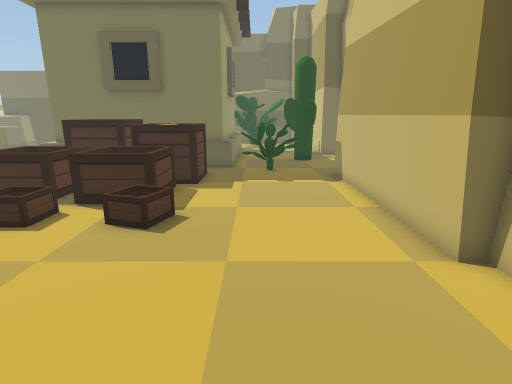
[1] (above)

23 first-person views from a walk through a scene from a Unity 3-D project. The camera is 1.5 m above the floor, tilts 14° down and sees 80° across. The floor is counted in squares, 0.5 m on a side. Each view is taken from the middle of a square. On the plan, view 1 faces up. The plan holds only what a view shows up to about 20 squares ahead; the rest is blank. The place goes on beyond the plan. The player character is not drawn. Some animated figures are left out.

[2]
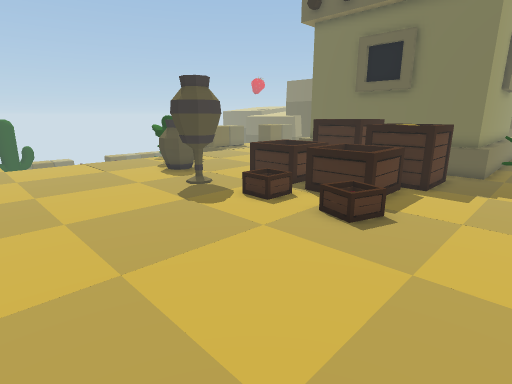

[3]
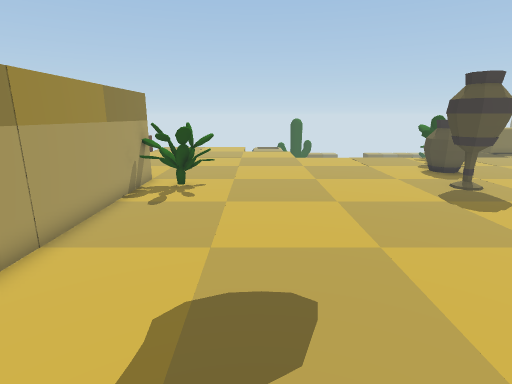

[4]
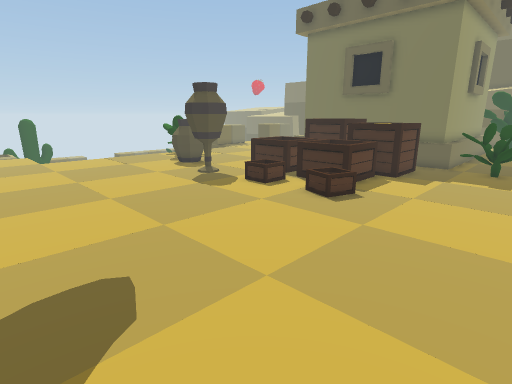

[5]
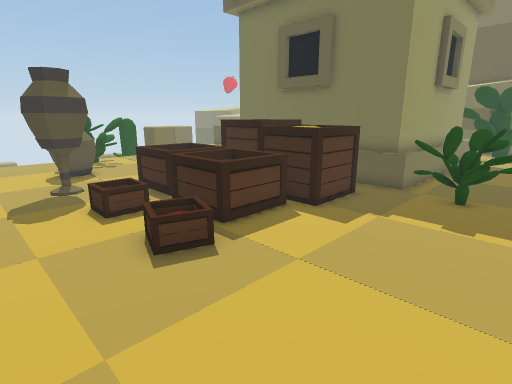

[6]
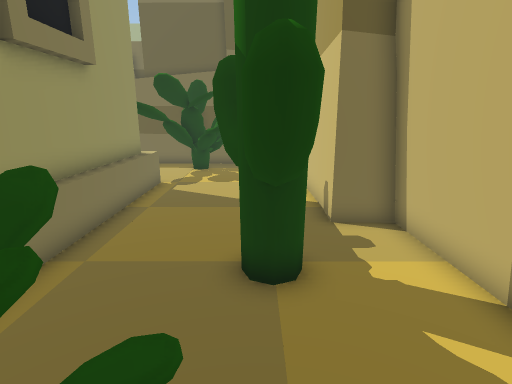

[7]
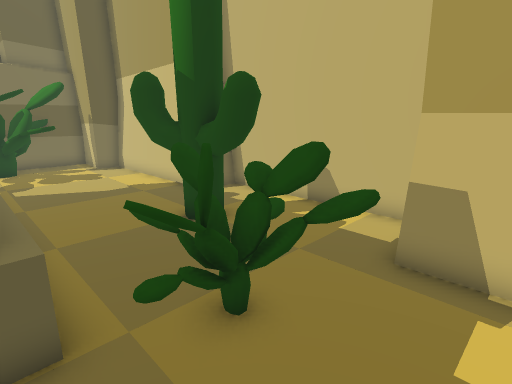

[8]
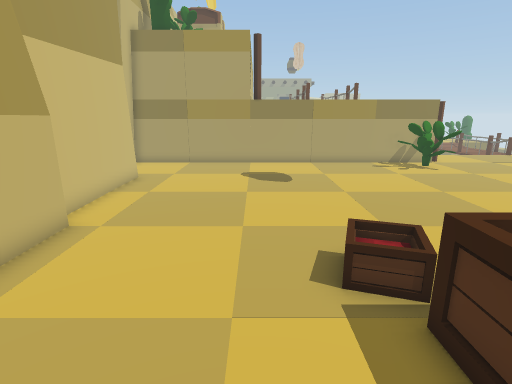

[9]
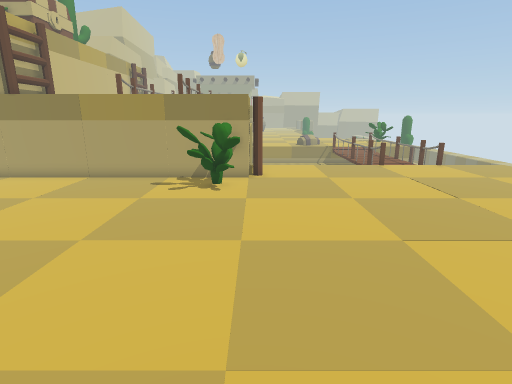

[10]
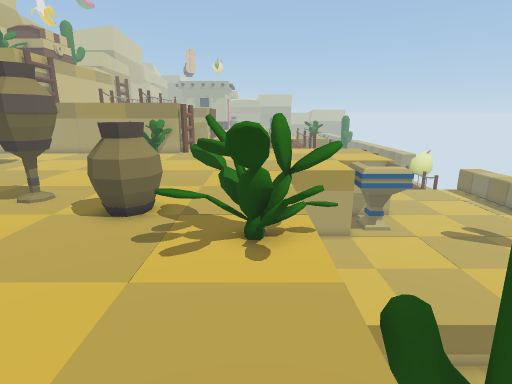

[11]
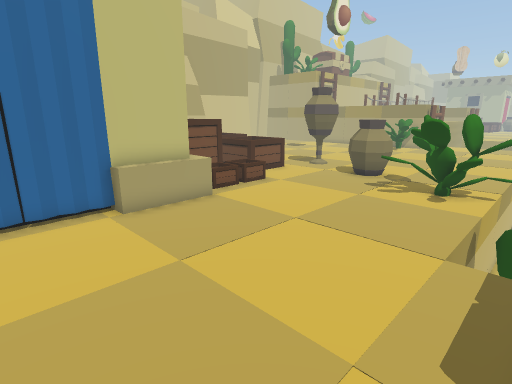

[12]
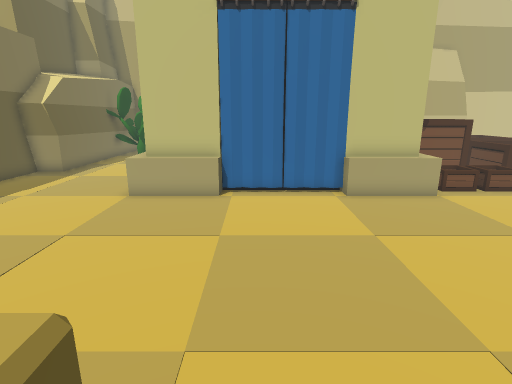

[13]
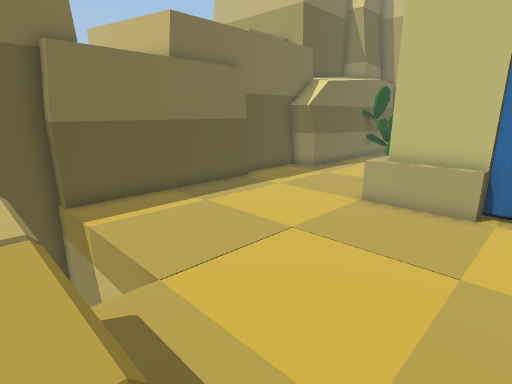

[14]
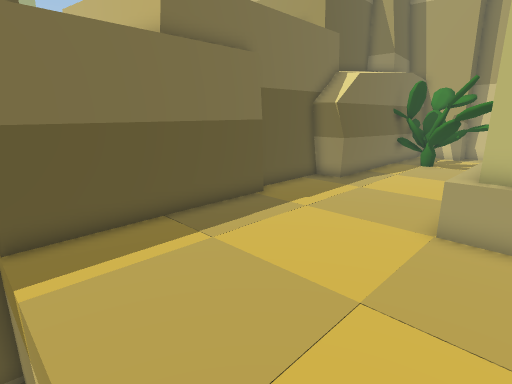

[15]
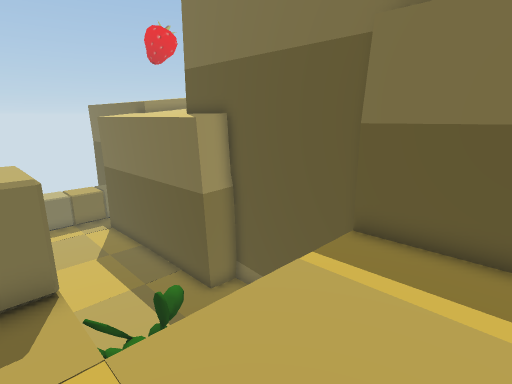

[16]
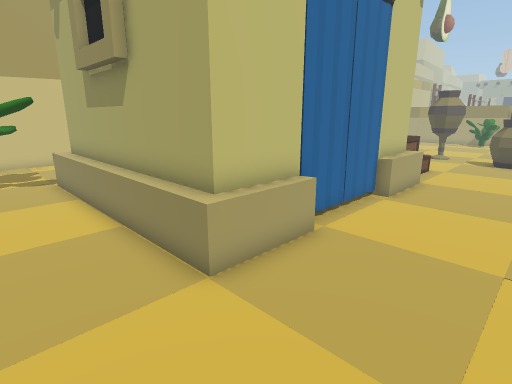

[17]
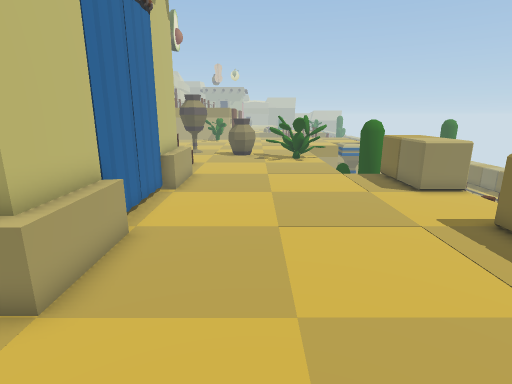

[18]
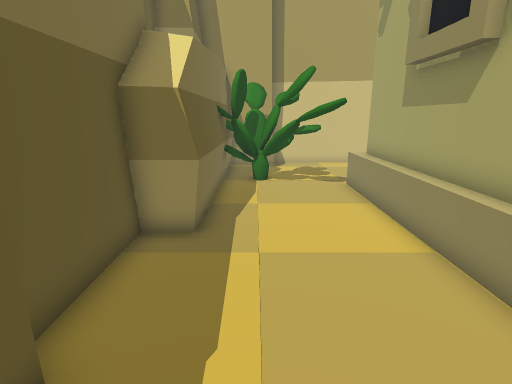

[19]
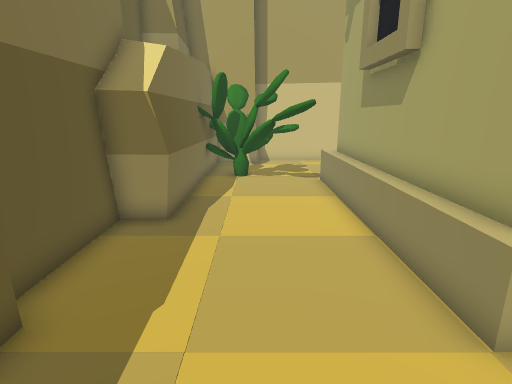

[20]
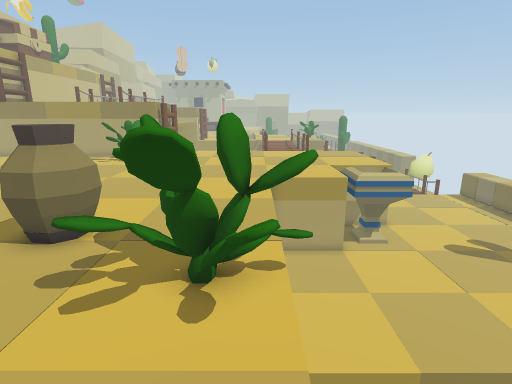

[21]
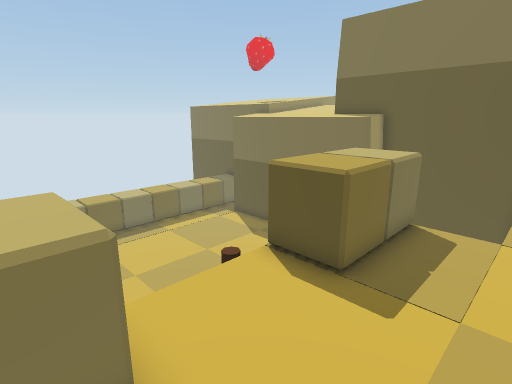

[22]
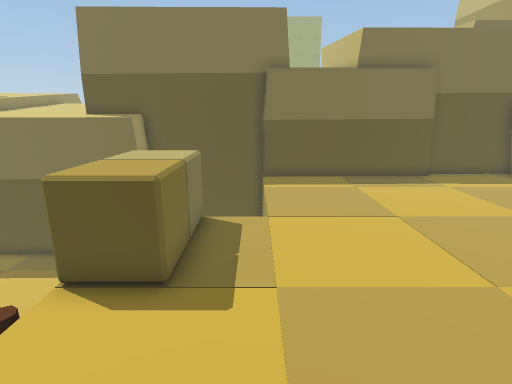

[23]
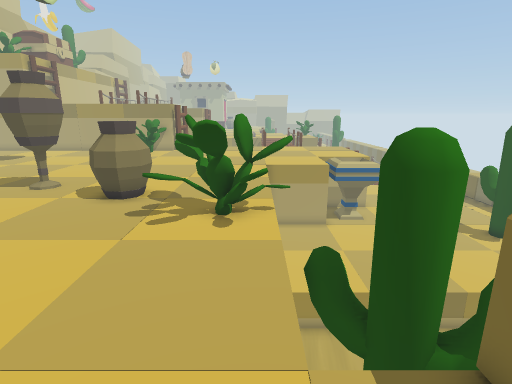

### Floor plan
Key: @ floor where view 1 was taken; # wall or solid block; x gap in a wall; . floor; = window, fence, low wall or low ledge; v drop or lower ground; C cactus; R rock; L ladder; O other object.
Columns run from 31 left of view 1 to 7 right of it. Each row starts with its distance up from view 1.
 39 R              R          RRRRRRR
 38 RR             R                R
 37 RRRRRRRRRRRRR  RRRRRRRRRRRRR    RRRR
 36 RRRRRv    RRRRRRRRR....RRRRRRRRRRRRR
 35 vvvvvv    v............RRRRRRRORRORR
 34 vvvvvv    v...................OOO..R
 33 vvvvvv    v..................OOOO..RRR
 32 vvvvvv    v.................OOOOO...RR
 31 vvvvvv    v.................OO..O ..RR
 30 v      OOvv.......OOOOOOOOOOOOO.....R
 29 v      OO.........OO#########OO.....R
 28 v      OO.........O##        OO.....R
 27 v      OO.........O#         OO.....R
 26 v     OOO..........O         OO.....R
 25 v     v............O         OO.....RRR
 24       v............O         OO......R#
 23       v............O         OO..CC...#
 22       OOO..........O         OO..CCC..#
 21        OO.........O#         OO...CC..#
 20        OO.........O##        OO...CC..#
 19        OO.........OO#########OO O.C...#
 18        OOvv.......OOOOOOOOOOOOOOOO....#
 17           v.........     O  ..OOOO....#
 16        CCCv.........     OOOO...OO.R
 15          Cv.........     OOOO......R
 14           vOO....... OOO  OOO......R
 13           vOOOO......   OO OO......R
 12        vvvOOOOO......   O   O......R
 11     vv vvvOOOO..O....   O   O......R
 10   vvvvvvvvv..OOOOO....  .OOO.......R
  9 vvvvvvvvvvv... OOO.OOO.  ..OO......R
  8 vvvvvvvvvvv.....O..OOO..O...O......R
  7 vvvvvvvvvvv.........OO.............R
  6 vvvvvvvvvvv........................RR
  5 vvvvvvvvvvv.........................R
  4 vvvvvvvvvv .........................R
  3 vvvvvvvvvv .........................R
  2 vvvvvvvvvvv.........................R
  1 vvvv  v.............................R
  0 vvvv  v........................@....R
 -1 vvvv   .............................R
 -2 vvvvvvv..............................
 -3    ................OOO...............
 -4        ............OOO................
 -5       .............OOO................
 -6      .............#####################
 -7     ..............L
 -8     ..............L
 -9    ...............L
-10    vvvv=..=vvvvvvvL
-11        x  x

Positions as (right, up) in squares from view 1, and headings:
1: (0, 0), facing up
2: (1, 0), facing up-left
3: (2, -1), facing left
4: (3, -2), facing up-left
5: (3, 5), facing up-left
6: (3, 16), facing up
7: (-2, 14), facing up-right
8: (-1, 14), facing down
9: (-13, 9), facing down
10: (-19, 19), facing down
11: (-22, 25), facing down-right
12: (-24, 25), facing right
13: (-23, 25), facing up-right
14: (-21, 28), facing up-right
15: (-17, 29), facing up-left
16: (-17, 33), facing down-right
17: (-16, 34), facing down
18: (-15, 34), facing right
19: (-16, 33), facing right
20: (-20, 17), facing down
21: (-20, 21), facing up-left
22: (-21, 21), facing up
23: (-20, 21), facing down
